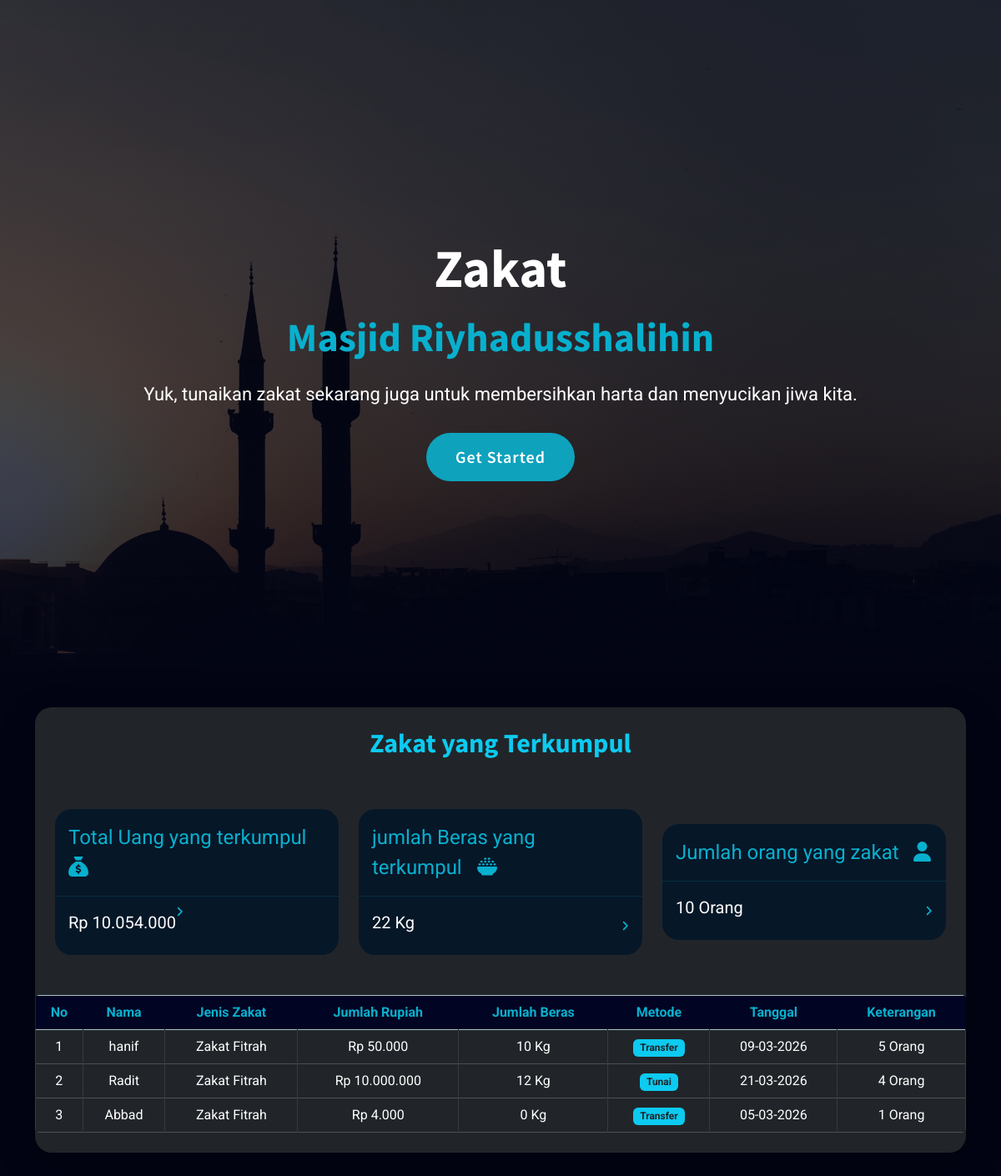
The page / on the database its author committed.
### tables this page shows
CREATE TABLE `tbl_zakat` (
  `id_zakat` int NOT NULL,
  `nama_zakat` varchar(50) DEFAULT NULL,
  `jenis_zakat` enum('Zakat Mal','Zakat Fitrah') DEFAULT NULL,
  `jumlah_rupiah` int DEFAULT '0',
  `jumlah_beras` int DEFAULT '0',
  `metode` enum('Transfer','Tunai') DEFAULT NULL,
  `tanggal` datetime DEFAULT CURRENT_TIMESTAMP,
  `keterengan` int DEFAULT NULL
);

### index.php (the view, shortened to what this page needs)
<?php
include "menu/koneksi.php";
?>
<!DOCTYPE html>
<html lang="en">
<head>
  <link href="assets/vendor/bootstrap/css/bootstrap.min.css" rel="stylesheet">
  <link href="assets/vendor/bootstrap-icons/bootstrap-icons.css" rel="stylesheet">
  <link href="assets/vendor/aos/aos.css" rel="stylesheet">
  <link href="assets/vendor/glightbox/css/glightbox.min.css" rel="stylesheet">
  <link href="assets/vendor/swiper/swiper-bundle.min.css" rel="stylesheet">
  <link href="assets/css/main.css" rel="stylesheet">
  <link href="https://cdn.jsdelivr.net/npm/simple-datatables@7.1.2/dist/style.min.css" rel="stylesheet" />
</head>
<body class="index-page">
  <main class="main">
    <section id="hero" class="hero section">
      <div class="container d-flex gap-2 justify-content-center align-items-center text-center position-relative" data-aos="zoom-out" >
        <div>
          <h1 style="font-weight: bold;" class="text-white">Zakat <br>
          <span>Masjid Riyhadusshalihin</span></h1>
          <p class="text-white">Yuk, tunaikan zakat sekarang juga untuk membersihkan harta dan menyucikan jiwa kita.</p>
          <a href="#about" class="btn-get-started scrollto butu">Get Started</a>
        </div>
      </div>
    </section>
<div class="container my-5">
  <div class="card bg-dark text-light shadow-lg ">
    <div class="card-body p-4">
      <h2 class="text-center fw-bold text-info" style="margin-bottom : 60px ;">
        Zakat yang Terkumpul
      </h2>
      <div class="row d-flex justify-content-center align-items-center g-4 statistik-card h-100 ">
                    <div class="col-xl-4 col-md-6 ">
                        <div class="card  mb-4 solo">
                            <?php
                            $hitung = mysqli_query($koneksi, "SELECT SUM(jumlah_rupiah) AS total FROM tbl_zakat");
                            $data = mysqli_fetch_assoc($hitung);
                            $total = $data['total'];
                            ?>
                            <div class="card-body fs-4 ">Total Uang yang terkumpul &nbsp; <i
                                    class="fa-solid fa-sack-dollar"></i></div>
                            <div class="card-footer d-flex ">
                                <p class="fs-5  mt-2 text-white ">Rp <?= number_format($total, 0, ',', '.'); ?></p>
                                <div class="small "><i class="fas fa-angle-right"></i></div>
                            </div>
                        </div>
                    </div>
                    <div class="col-xl-4 col-md-6">
                        <div class="card  mb-4 solo">
                            <?php
                            $hitung = mysqli_query($koneksi, "SELECT SUM(jumlah_beras) AS beras FROM tbl_zakat");
                            $data = mysqli_fetch_assoc($hitung);
                            $beras = $data['beras'];
                            ?>
                            <div class="card-body fs-4 ">jumlah Beras yang terkumpul &nbsp; <i
                                    class="fa-solid fa-bowl-rice"></i></div>
                            <div class="card-footer d-flex align-items-center justify-content-between">
                                <p class="fs-5  mt-2 text-white"><?= $beras ?> Kg </i></p>
                                <div class="small "><i class="fas fa-angle-right"></i></div>
                            </div>
                        </div>
                    </div>
                    <div class="col-xl-4 col-md-6">
                        <div class="card  mb-4 solo">
                            <?php
                            $hitung = mysqli_query($koneksi, "SELECT SUM(keterengan) AS orang FROM tbl_zakat");
                            $data = mysqli_fetch_assoc($hitung);
                            $orang = $data['orang'];
                            ?>
                            <div class="card-body fs-4 ">Jumlah orang yang zakat &nbsp; <i class="fa-solid fa-user"></i></div>
                            <div class="card-footer d-flex align-items-center justify-content-between">
                                <p class="fs-5  mt-2 text-white"><?= number_format($orang, 0, ',', '.'); ?> Orang</p>
                                <div class="small "><i class="fas fa-angle-right"></i></div>
                            </div>
                        </div>
                    </div>
                </div>
      </div>
      <div class="table-responsive">
        <table class="table table-dark table-hover table-bordered align-middle text-center mb-4">
          <thead class="table-info text-dark">
            <tr>
              <th>No</th>
              <th>Nama</th>
              <th>Jenis Zakat</th>
              <th>Jumlah Rupiah</th>
              <th>Jumlah Beras</th>
              <th>Metode</th>
              <th>Tanggal</th>
              <th>Keterangan</th>
            </tr>
          </thead>
         <tbody>
            <?php
            $no = 1;
            $zukir = mysqli_query($koneksi, "SELECT * FROM tbl_zakat");
            foreach ($zukir as $row) :
            ?>
            <tr>
              <td><?= $no++ ?></td>
              <td><?= $row['nama_zakat'] ?></td>
              <td><?= $row['jenis_zakat'] ?></td>
              <td>Rp <?= number_format($row['jumlah_rupiah'], 0, ',', '.') ?></td>
              <td><?= $row['jumlah_beras'] ?> Kg</td>
              <td>
                <span class="badge bg-info text-dark">
                  <?= $row['metode'] ?>
                </span>
              </td>
              <td><?= date('d-m-Y', strtotime($row['tanggal'])) ?></td>
              <td><?= $row['keterengan'] ?> Orang</td>
            </tr>
            <?php endforeach; ?>
          </tbody>
        </table>
      </div>
    </div>
  </div>
</body>
</html>

### assets/css/main.css (style rules this page uses)
:root { --default-font: "Roboto", system-ui, -apple-system, "Segoe UI", Roboto, "Helvetica Neue", Arial, "Noto Sans", "Liberation Sans", sans-serif, "Apple Color Emoji", "Segoe UI Emoji", "Segoe UI Symbol", "Noto Color Emoji"; --heading-font: "Source Sans Pro", sans-serif; --nav-font: "Poppins", sans-serif; }
:root { --background-color: #ffffff; --default-color: #1a1f24; --heading-color: #485664; --accent-color: #0ea2bd; --surface-color: #ffffff; --contrast-color: #ffffff; }
:root { --nav-color: #485664; --nav-hover-color: #0ea2bd; --nav-mobile-background-color: #ffffff; --nav-dropdown-background-color: #ffffff; --nav-dropdown-color: #485664; --nav-dropdown-hover-color: #0ea2bd; }
:root { scroll-behavior: smooth; }
body { color: var(--default-color); background-color: var(--background-color); font-family: var(--default-font); }
a { color: var(--accent-color); text-decoration: none; transition: 0.3s; }
h1, h2, h3, h4, h5, h6 { color: var(--heading-color); font-family: var(--heading-font); }
section, .section { color: var(--default-color); background-color: var(--background-color); padding: 60px 0; scroll-margin-top: 100px; overflow: clip; }
.hero { width: 100%; min-height: 50vh; position: relative; padding: 120px 0 60px 0; display: flex; align-items: center; background: url("../img/hero-bg.png") center center; background-size: cover; }
.hero h1 { margin: 0 0 10px 0; font-size: 48px; font-weight: 300; }
.hero h1 span { color: var(--accent-color); }
.hero p { color: color-mix(in srgb, var(--default-color), transparent 30%); margin: 5px 0 30px 0; font-size: 20px; font-weight: 400; }
.hero .btn-get-started { color: var(--contrast-color); background: var(--accent-color); font-family: var(--heading-font); font-weight: 400; font-size: 15px; letter-spacing: 1px; display: inline-block; padding: 10px 28px; border-radius: 4px; transition: 0.5s; }

### index.php (style rules this page uses)
body { background-color: rgb(2,4,19) }
.hero { background-image: linear-gradient(180deg, rgba(2,6,23,0.6), rgba(2, 5, 23, 0.84)), url(assets/img/hero-back.jpg); width:100%; height:100vh; display:flex; align-items:center; background-size:cover; background-position:center; color:#fff; }
.container thead tr th { background-color: rgb(1, 4, 34); color: #08b0ce; }
.card { backdrop-filter: blur(6px); }
.hero h1 { font-size: 64px; font-weight: 800; }
.hero h1 span { font-size: 48px; color: #08b0ce; }
.hero p { font-size: 22px; margin-top: 20px; }
.hero .butu { font-size: 20px; padding: 14px 35px; border-radius: 50px; font-weight: 600; }
.card { background: rgba(0, 20, 40, 0.8); color: #08b0ce; border: none; border-radius: 20px; }
.statistik-card .card-footer { background: transparent; border-top: 1px solid rgba(0,255,255,0.1); }
.table { border-radius: 5px; overflow: hidden; }
.table thead th { border: none; }
.table td, .table th { border-color: rgba(255,255,255,0.1); }

### rows shown on the page
tbl_zakat: nama_zakat "hanif", jenis_zakat "Zakat Fitrah", jumlah_rupiah "50.000", jumlah_beras "10", metode "Transfer", tanggal "09-03-2026", keterengan "5"
tbl_zakat: nama_zakat "Radit", jenis_zakat "Zakat Fitrah", jumlah_rupiah "10.000.000", jumlah_beras "12", metode "Tunai", tanggal "21-03-2026", keterengan "4"
tbl_zakat: nama_zakat "Abbad", jenis_zakat "Zakat Fitrah", jumlah_rupiah "4.000", jumlah_beras "0", metode "Transfer", tanggal "05-03-2026", keterengan "1"

### other values the page prints
$total "10.054.000"
$beras "22"
$orang "10"
